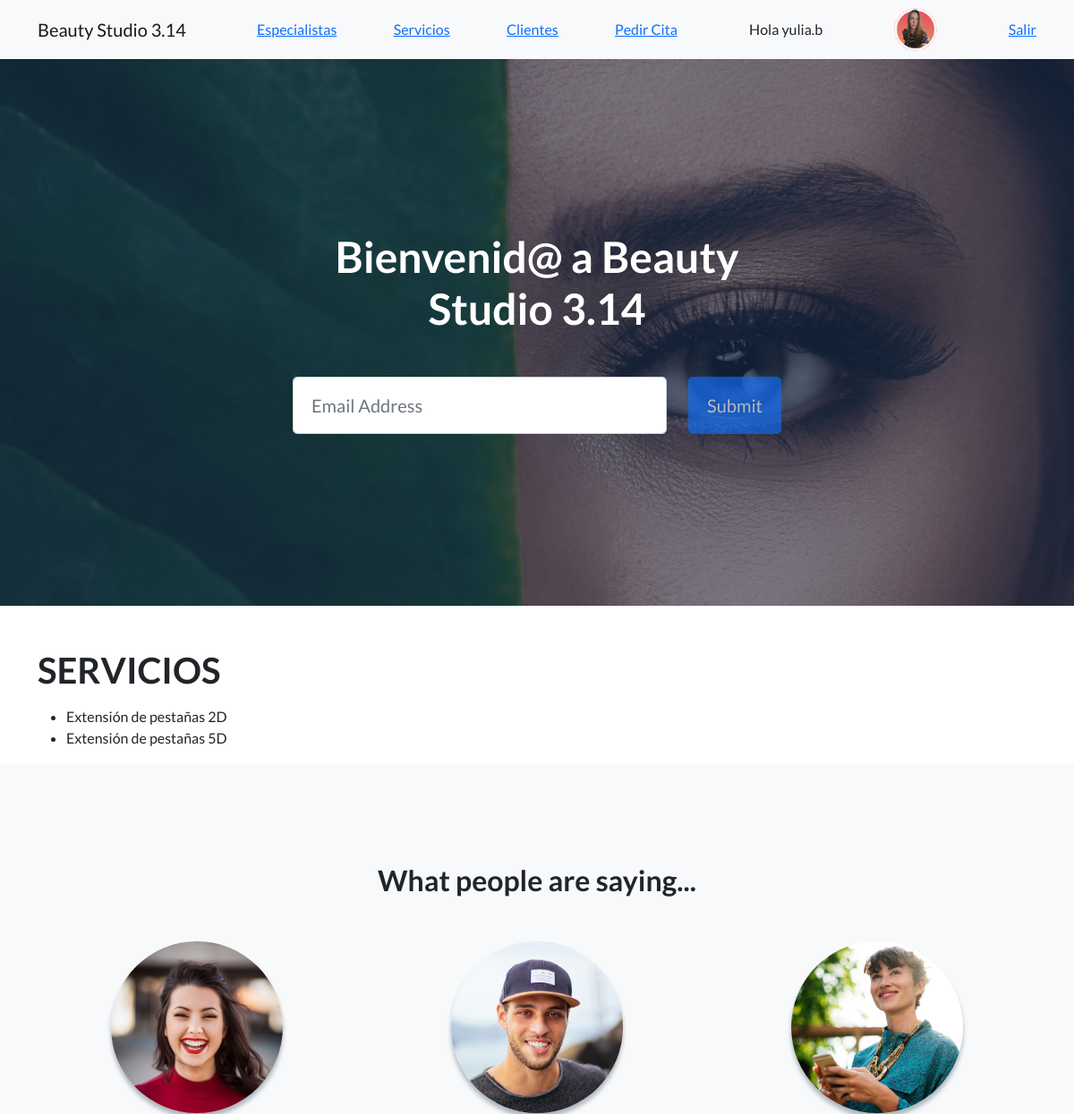
/leer-servicios/ (signed in, upper part), run on an earlier commit of the app's database.
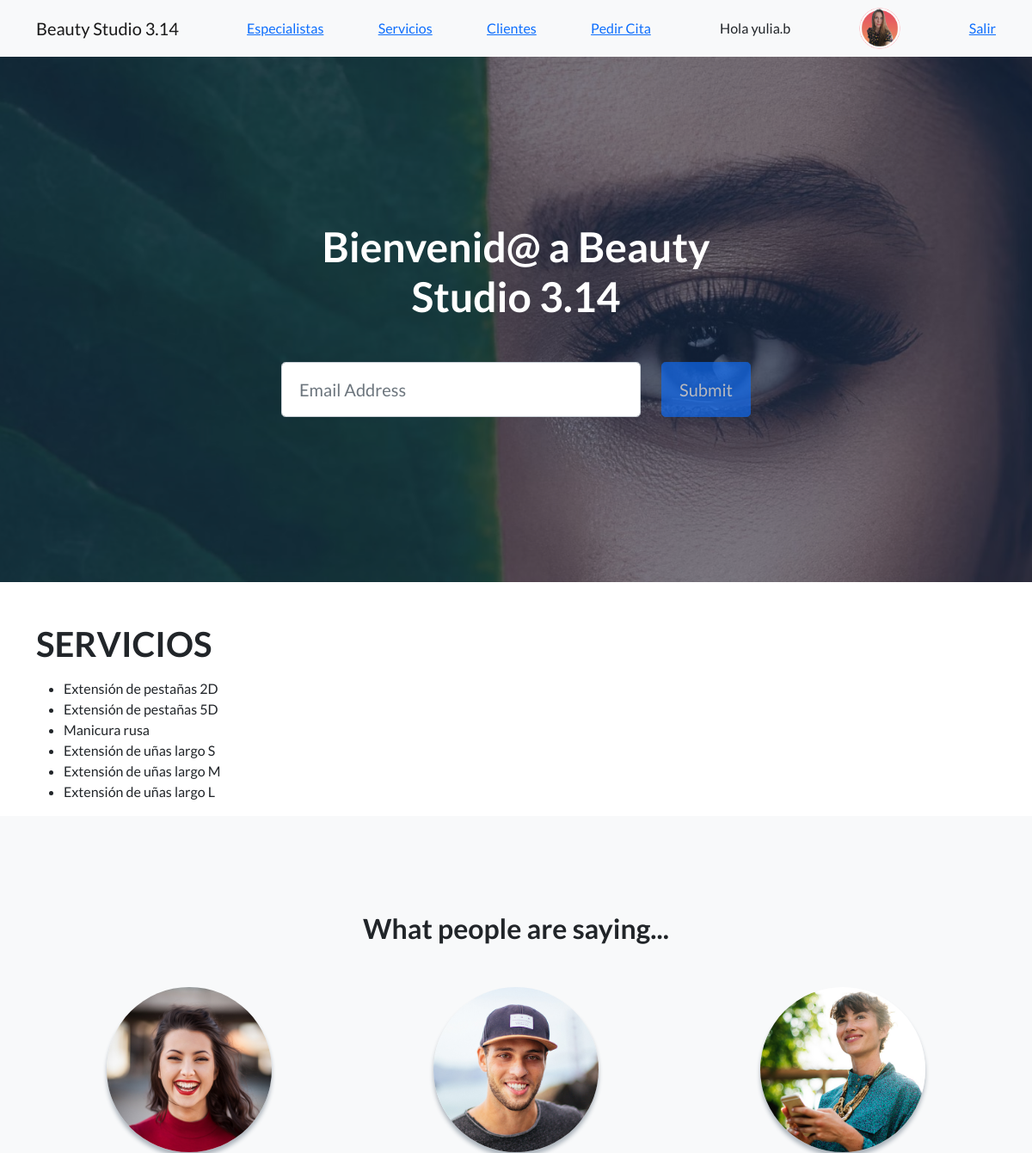
And on a later commit of the database.
### AppBeautyStudio/models.py (models this page shows, shortened)
class Avatar(models.Model):
    user = models.OneToOneField(User, on_delete=models.CASCADE, null=True, blank=True)
    imagen = models.ImageField(upload_to='avatar', null=True, blank=True, default='blank.jpg')

class Servicio(models.Model):
    servicio = models.CharField(max_length=50)
    precio = models.IntegerField()
    def __str__(self):
        return self.servicio

### AppBeautyStudio/views.py (the view)
# urls.py: path('leer-servicios/', leer_servicios, name='leer-servicios'),
@login_required()
def leer_servicios(request):
    servicios = Servicio.objects.all() #trae todos los servicios
    contexto = {'servicios': servicios}
    return render(request, 'AppBeautyStudio/leer-servicios.html', contexto)

### AppBeautyStudio/templates/AppBeautyStudio/leer-servicios.html
{% extends 'AppBeautyStudio/padre.html' %}
{% block contenido %}
<section class="mt-5">
    <div class="container">
        <div class="row">
            <div class="col-lg-12">
                <h1>SERVICIOS</h1>
                <p>
                    <ul>
                        {% for servicio in servicios %}
                            <li>{{ servicio }}</li>
                        {% endfor %}
                    </ul>
                </p>
            </div>
        </div>
    </div>
</section>
{% endblock contenido %}

### AppBeautyStudio/templates/AppBeautyStudio/padre.html (shortened to what this page needs)
<!DOCTYPE html>
<html lang="en">
    <head>
        {% load static %}
        <link href="https://cdn.jsdelivr.net/npm/bootstrap-icons@1.5.0/font/bootstrap-icons.css" rel="stylesheet" type="text/css" />
        <link href="{% static 'AppBeautyStudio/css/styles.css' %}" rel="stylesheet" />
    </head>
    <body>
        <nav class="navbar navbar-light bg-light static-top">
            <div class="container">
                <a class="navbar-brand" href="{% url 'inicio' %}">Beauty Studio 3.14</a>
                <a href="{% url 'especialistas-list' %}">Especialistas</a>
                <a href="{% url 'leer-servicios' %}">Servicios</a>
                <a href="{% url 'clientes' %}">Clientes</a>
                <a href="{% url 'pedir-cita-formulario' %}">Pedir Cita</a>
                {% if user.is_authenticated %}
                <a class="btn btn-outline-logout" href="{% url 'logout' %}">Hola {{ user.username }}</a>
                <img src="{{ user.avatar.imagen.url }}" class="rounded-circle" height="48px" alt="{{ user.username }}" style="margin-right: 1rem;">
                <a href="{% url 'logout' %}">Salir</a>
                {% else %}
                <a class="btn btn-outline-login" href="{% url 'login' %}">Login</a>
                {% endif %}
            </div>
        </nav>
        <header class="masthead">
            <div class="container position-relative">
                <div class="row justify-content-center">
                    <div class="col-xl-6">
                        <div class="text-center text-white">
                            <h1 class="mb-5">Bienvenid@ a Beauty Studio 3.14</h1>
                            <form class="form-subscribe" id="contactForm" data-sb-form-api-token="API_TOKEN">
                                <div class="row">
                                    <div class="col">
                                        <input class="form-control form-control-lg" id="emailAddress" type="email" placeholder="Email Address" data-sb-validations="required,email" />
                                    </div>
                                    <div class="col-auto"><button class="btn btn-primary btn-lg disabled" id="submitButton" type="submit">Submit</button></div>
                                </div>
                            </form>
                        </div>
                    </div>
                </div>
            </div>
        </header>
        {% block contenido %}
        {% endblock contenido %}
 <section class="testimonials text-center bg-light">
    <div class="container">
        <h2 class="mb-5">What people are saying...</h2>
        <div class="row">
            <div class="col-lg-4">
                <div class="testimonial-item mx-auto mb-5 mb-lg-0">
                    <img class="img-fluid rounded-circle mb-3" src="{% static 'AppBeautyStudio/assets/img/testimonials-1.jpg' %}" alt="..." />
                </div>
            </div>
            <div class="col-lg-4">
                <div class="testimonial-item mx-auto mb-5 mb-lg-0">
                    <img class="img-fluid rounded-circle mb-3" src="{% static 'AppBeautyStudio/assets/img/testimonials-2.jpg' %}" alt="..." />
                </div>
            </div>
            <div class="col-lg-4">
                <div class="testimonial-item mx-auto mb-5 mb-lg-0">
                    <img class="img-fluid rounded-circle mb-3" src="{% static 'AppBeautyStudio/assets/img/testimonials-3.jpg' %}" alt="..." />
                </div>
            </div>
        </div>
    </div>
</section>
    </body>
</html>

What changed in the data, as far as the page shows it:
added Servicio: servicio "Manicura rusa"
added Servicio: servicio "Extensión de uñas largo S"
added Servicio: servicio "Extensión de uñas largo M"
added Servicio: servicio "Extensión de uñas largo L"
